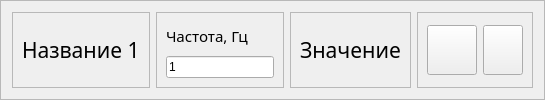
            <widget class="QFrame" name="frame_15">
             <property name="frameShape">
              <enum>QFrame::StyledPanel</enum>
             </property>
             <property name="frameShadow">
              <enum>QFrame::Raised</enum>
             </property>
             <layout class="QHBoxLayout" name="horizontalLayout_18">
              <item>
               <widget class="QFrame" name="frame_16">
                <property name="frameShape">
                 <enum>QFrame::StyledPanel</enum>
                </property>
                <property name="frameShadow">
                 <enum>QFrame::Raised</enum>
                </property>
                <layout class="QVBoxLayout" name="verticalLayout_8">
                 <item>
                  <widget class="QLabel" name="label_name_1">
                   <property name="font">
                    <font>
                     <family>OpenSans-Regular</family>
                     <pointsize>16</pointsize>
                    </font>
                   </property>
                   <property name="text">
                    <string>Название 1</string>
                   </property>
                  </widget>
                 </item>
                </layout>
               </widget>
              </item>
              <item>
               <widget class="QFrame" name="frame_17">
                <property name="maximumSize">
                 <size>
                  <width>150</width>
                  <height>16777215</height>
                 </size>
                </property>
                <property name="frameShape">
                 <enum>QFrame::StyledPanel</enum>
                </property>
                <property name="frameShadow">
                 <enum>QFrame::Raised</enum>
                </property>
                <layout class="QVBoxLayout" name="verticalLayout_16">
                 <item>
                  <widget class="QLabel" name="label_33">
                   <property name="font">
                    <font>
                     <family>OpenSans-Regular</family>
                     <pointsize>11</pointsize>
                    </font>
                   </property>
                   <property name="text">
                    <string>Частота, Гц</string>
                   </property>
                  </widget>
                 </item>
                 <item>
                  <widget class="QLineEdit" name="lineEdit_hz_1">
                   <property name="text">
                    <string>1</string>
                   </property>
                  </widget>
                 </item>
                </layout>
               </widget>
              </item>
              <item>
               <widget class="QFrame" name="frame_18">
                <property name="frameShape">
                 <enum>QFrame::StyledPanel</enum>
                </property>
                <property name="frameShadow">
                 <enum>QFrame::Raised</enum>
                </property>
                <layout class="QVBoxLayout" name="verticalLayout_24">
                 <item>
                  <widget class="QLabel" name="label_value_1">
                   <property name="font">
                    <font>
                     <family>OpenSans-Regular</family>
                     <pointsize>16</pointsize>
                    </font>
                   </property>
                   <property name="text">
                    <string>Значение</string>
                   </property>
                  </widget>
                 </item>
                </layout>
               </widget>
              </item>
              <item>
               <widget class="QFrame" name="frame_19">
                <property name="frameShape">
                 <enum>QFrame::StyledPanel</enum>
                </property>
                <property name="frameShadow">
                 <enum>QFrame::Raised</enum>
                </property>
                <layout class="QHBoxLayout" name="horizontalLayout_26">
                 <item>
                  <widget class="QPushButton" name="btn_start_1">
                   <property name="minimumSize">
                    <size>
                     <width>50</width>
                     <height>50</height>
                    </size>
                   </property>
                   <property name="maximumSize">
                    <size>
                     <width>50</width>
                     <height>50</height>
                    </size>
                   </property>
                   <property name="text">
                    <string/>
                   </property>
                   <property name="icon">
                    <iconset resource="resources.qrc">
                     <normaloff>:/icons/icons/play_circle_FILL0_wght400_GRAD0_opsz48.svg</normaloff>:/icons/icons/play_circle_FILL0_wght400_GRAD0_opsz48.svg</iconset>
                   </property>
                   <property name="iconSize">
                    <size>
                     <width>40</width>
                     <height>40</height>
                    </size>
                   </property>
                  </widget>
                 </item>
                 <item>
                  <widget class="QPushButton" name="btn_stop_1">
                   <property name="maximumSize">
                    <size>
                     <width>50</width>
                     <height>50</height>
                    </size>
                   </property>
                   <property name="text">
                    <string/>
                   </property>
                   <property name="icon">
                    <iconset resource="resources.qrc">
                     <normaloff>:/icons/icons/stop_circle_FILL0_wght400_GRAD0_opsz48.svg</normaloff>:/icons/icons/stop_circle_FILL0_wght400_GRAD0_opsz48.svg</iconset>
                   </property>
                   <property name="iconSize">
                    <size>
                     <width>40</width>
                     <height>40</height>
                    </size>
                   </property>
                  </widget>
                 </item>
                </layout>
               </widget>
              </item>
             </layout>
            </widget>
